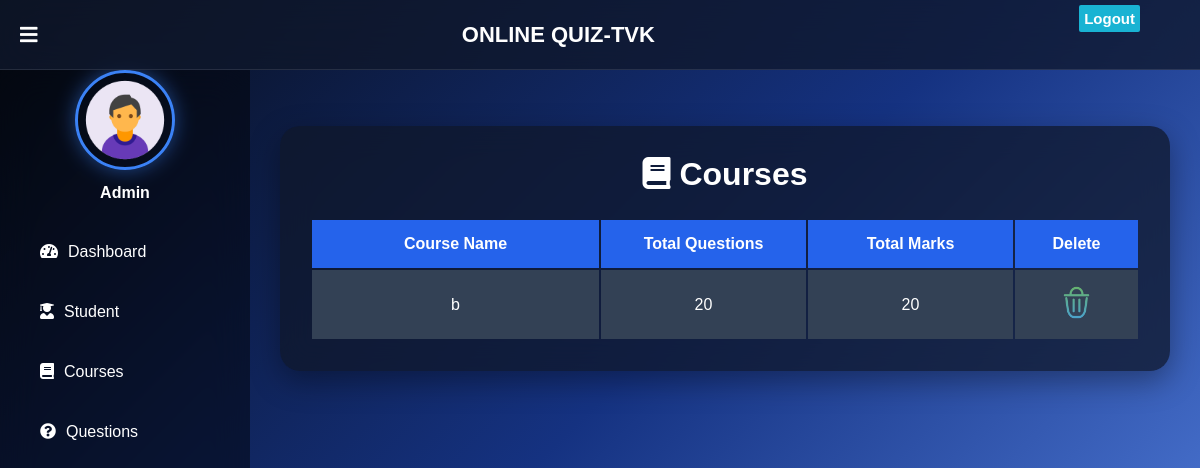
The app's page /admin-view-course (signed in), older data.
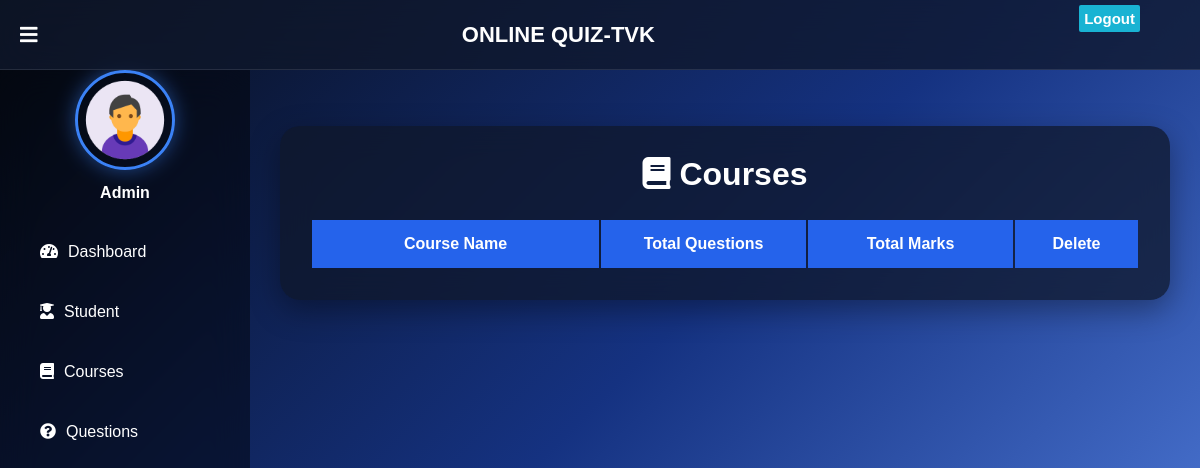
The same page, newer data.
### quiz/models.py (models this page shows, shortened)
class Course(models.Model):
   course_name = models.CharField(max_length=50)
   question_number = models.PositiveIntegerField(default=0)
   total_marks = models.PositiveIntegerField(default=0)

### quiz/views.py (the view)
# urls.py: path('admin-view-course', views.admin_view_course_view, name='admin-view-course'),
@login_required(login_url='adminlogin')
def admin_view_course_view(request):
    courses = models.Course.objects.all()
    return render(request,'quiz/admin_view_course.html',{'courses':courses})

### templates/quiz/admin_view_course.html (shortened to what this page needs)
{% extends 'quiz/adminbase.html' %}
{% block content %}
{%load static%}
<head>
  <link rel="stylesheet" href="https://cdnjs.cloudflare.com/ajax/libs/font-awesome/5.15.4/css/all.min.css">
</head>
<br><br>
<div class="container-fluid">
    <div class="course-card">
        <h2 class="course-title">
            <i class="fas fa-book"></i>
            Courses
        </h2>
        <div class="table-responsive">
        <table class="table table-bordered">
            <thead>
                <tr>
                    <th>Course Name</th>
                    <th>Total Questions</th>
                    <th>Total Marks</th>
                    <th>Delete</th>
                </tr>
            </thead>
            <tbody>
                {% for t in courses %}
                <tr>
                    <td>{{t.course_name}}</td>
                    <td>{{t.question_number}}</td>
                    <td>{{t.total_marks}}</td>
                    <td>
                          <a href="{% url 'delete-course' cid=t.id %}"
                           class="btn btn-danger"
                           onclick="return confirm('Are you sure you want to delete this course and all its questions?');">
                              <img src="{% static 'image/delete.png' %}"
         alt="Delete"
         style="width:35px; height:35px; cursor:pointer;">
                        </a>
                    </td>
                </tr>
                {% endfor %}
            </tbody>
        </table>
</div>
    </div>
</div>
<br><br><br><br><br><br>
{% endblock content %}

Row changes from the older to the newer data that the page shows:
removed Course: course_name "b", question_number "20", total_marks "20"
